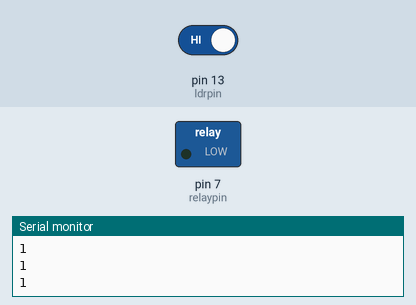
Recording of a sketch running on a simulated Arduino Uno, built with avr-gcc and run on an emulated ATmega328P. Parts: switched loads named in the sketch (green lamp = pin HIGH), the last lines printed to the serial monitor. Inputs (shaded band) come from the test bench; at power-on: pin 13 (ldrpin) HIGH.

Above: at 2.8 s.
2.9 s: pin 13 (ldrpin) driven LOW
At 4.7 s:
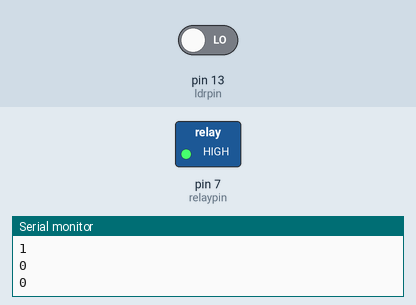
5.5 s: pin 13 (ldrpin) driven HIGH
At 8.2 s:
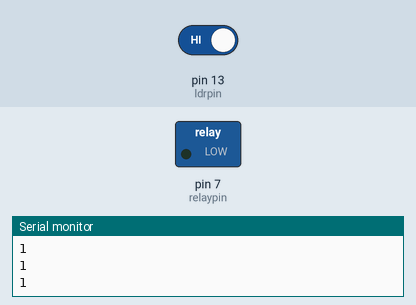
Timing chart, 0 to 9.7 s (numbered marks = the images above; inputs shaded):
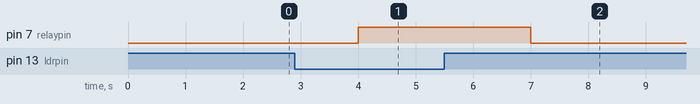

The sketch:

ldrpin.ino
```cpp
// header
//lbraries

const int ldrpin = 13;
int relaypin = 7;

void setup() {
  // put your setup code here, to run once:
  Serial.begin(9600);
  pinMode (ldrpin, INPUT);

  pinMode (relaypin, OUTPUT);
}

void loop() {
  // put your main code here, to run repeatedly:
  int ldrvalue = digitalRead(ldrpin);
  Serial.println(ldrvalue);
  delay(1000);

  // if there is light = relay ON
  // else (there is no light/dark) = relay OFF

  if(ldrvalue == 0) {
    digitalWrite(relaypin, HIGH);
  }
  else {
    digitalWrite(relaypin, LOW);
  }

  /*digitalWrite(relaypin, HIGH);
  delay(1000);
  digitalWrite(relaypin, LOW);
  delay(1000);
  */
}
```

Measured:
- after the input at 2.9 s, pin 7 (relaypin): LOW → HIGH after 1.1 s
- after the input at 5.5 s, pin 7 (relaypin): HIGH → LOW after 1.5 s
